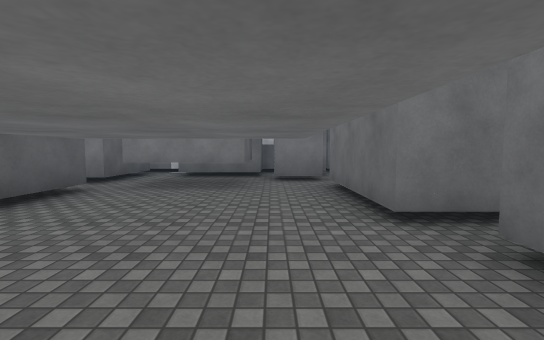
[1] (above)

16 first-person views from a walk through a Unity game level. The camera is 1.4 m above the floor, tilts 4° down and sees 90° across. The floor is counted in squares, 2 m on a side. Each view is taken from the middle of a square. On the plan, view 1 faces up. The plan holds only what a view shows up to about 9 squares ahead; the rest is blank. The place goes on beyond the plan. The player character is not drawn. Surface patterns are stand-ins for the level's own textures.

[2]
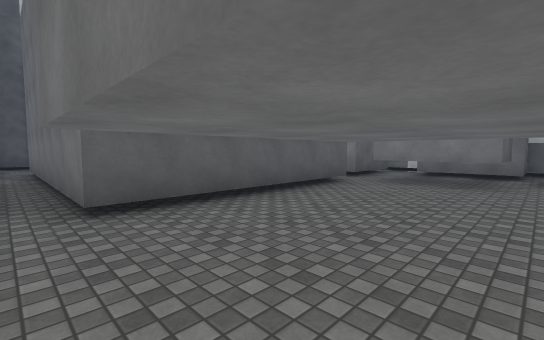

[3]
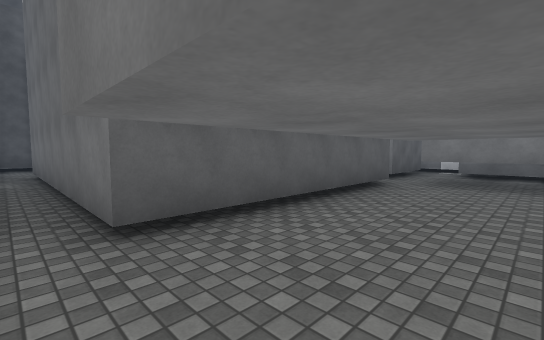

[4]
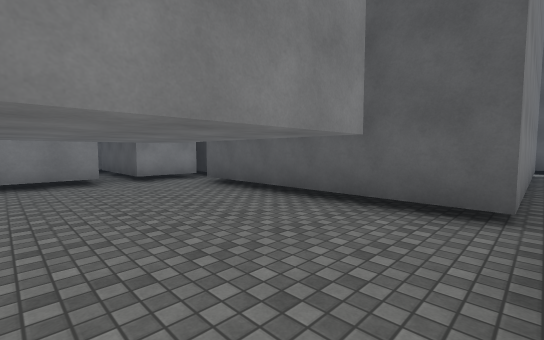

[5]
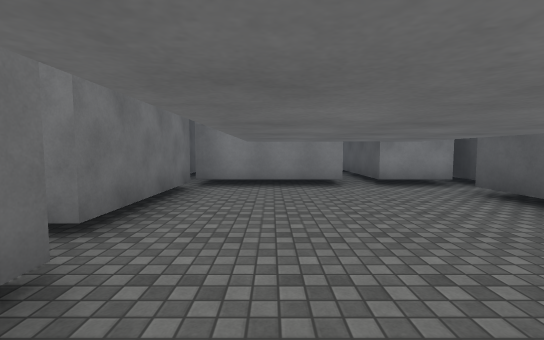

[6]
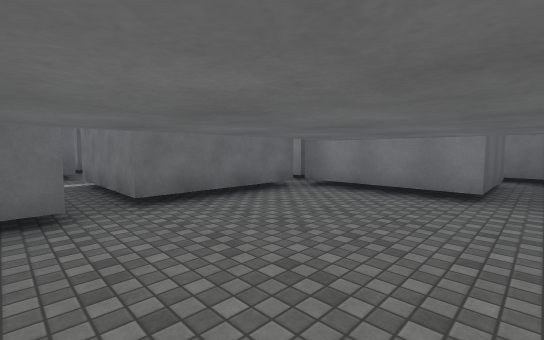

[7]
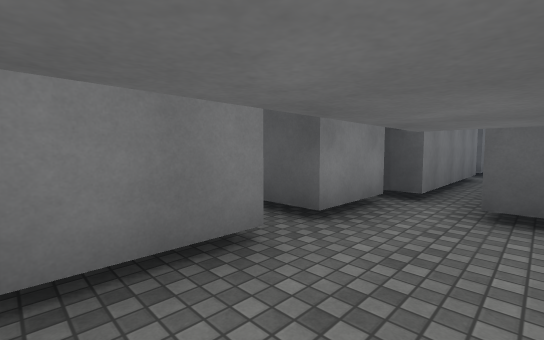

[8]
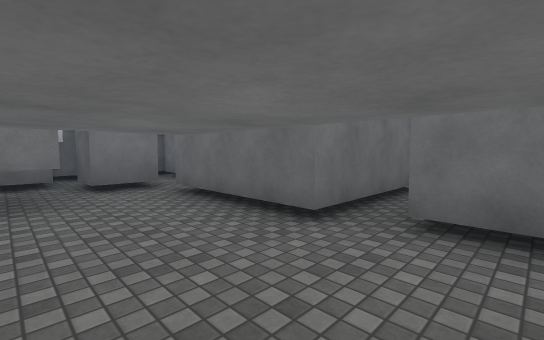

[9]
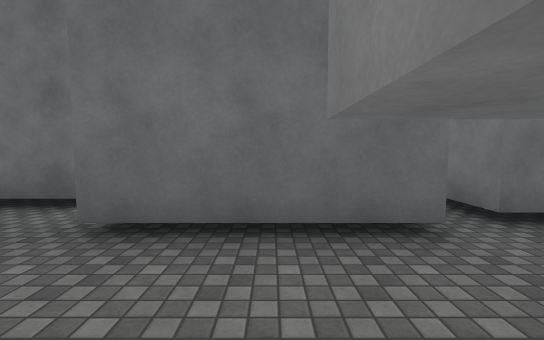

[10]
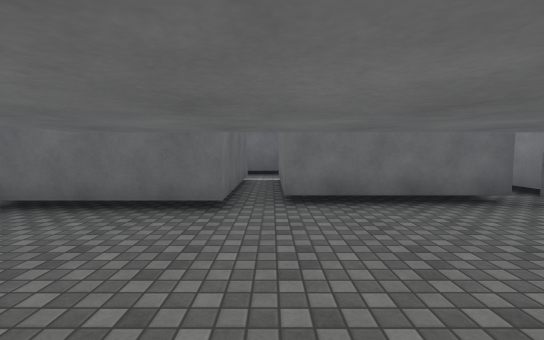

[11]
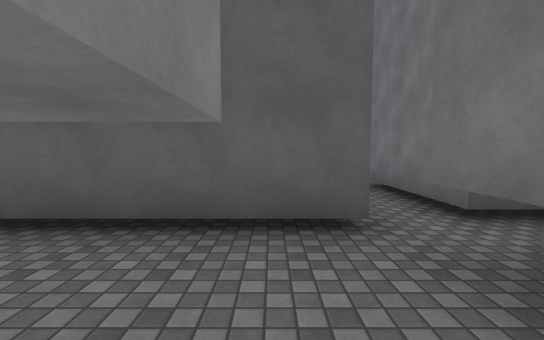

[12]
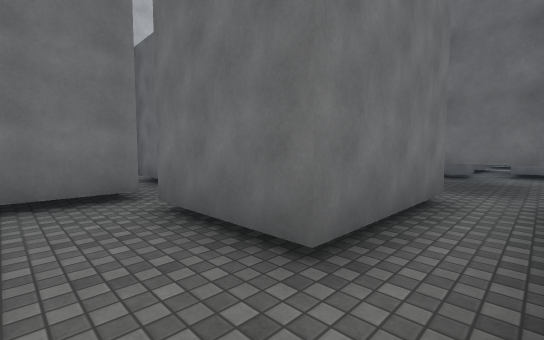

[13]
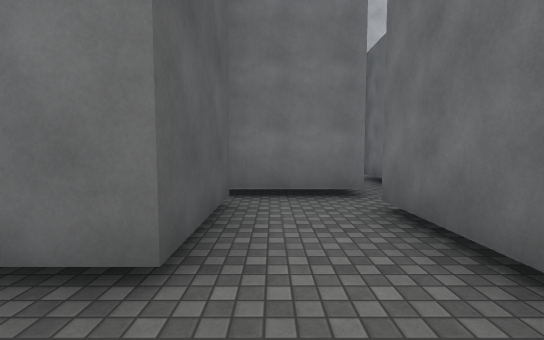

[14]
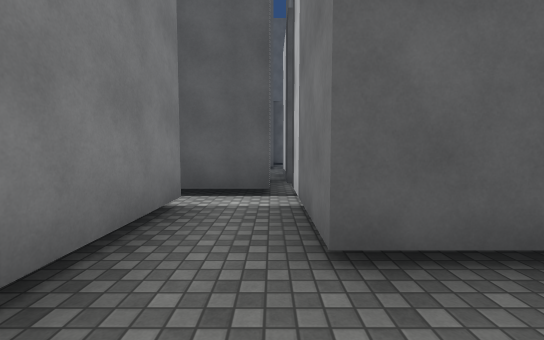

[15]
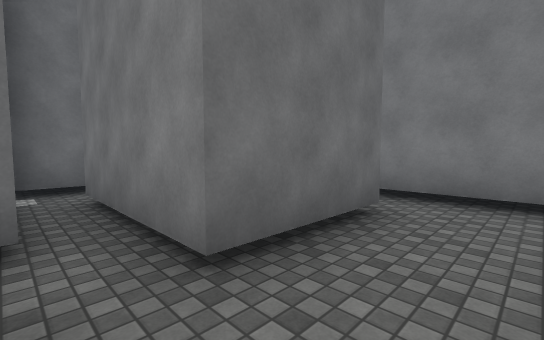

[16]
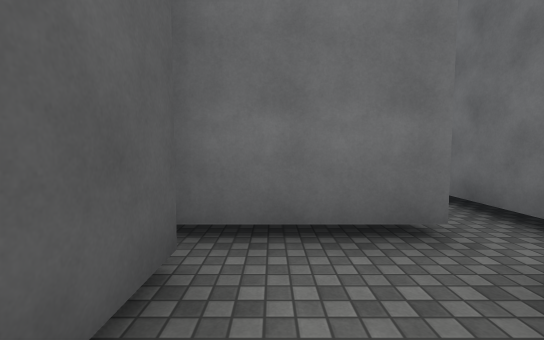

### Floor plan
Key: @ floor where view 1 was taken; # wall or solid block; . floor; T thing the floor can be seen under or through.
Columns run from 15 left of view 1 to 6 right of it. Each row starts with its distance up from view 1.
 12          ##
 11          .#
 10       ###.#
  9       ....#########
  8       #..###.####.#
  7 ### ###..###. TT#.#
  6 ..###....###.TT....
  5    #.........TT..#
  4      #######.....#
  3            #.....###.#
  2            #.........#
  1            #.....#####
  0     .#######...@.#
 -1  #...............#
 -2       #######.#####
 -3             #.#  #
 -4             #.#  #
 -5             ###

Positions as (right, up) in squares from view 1, and headings:
1: (0, 0), facing up
2: (0, -1), facing up-left
3: (-1, -1), facing up-left
4: (0, 5), facing down-left
5: (0, 4), facing down
6: (-2, 3), facing down-right
7: (0, 0), facing down-left
8: (-1, 1), facing up-right
9: (-1, 4), facing right
10: (-2, 2), facing right
11: (-1, 4), facing left
12: (-8, 5), facing up-right
13: (-8, 5), facing up
14: (-7, 6), facing left
15: (-8, 9), facing down-right
16: (-8, 7), facing up
